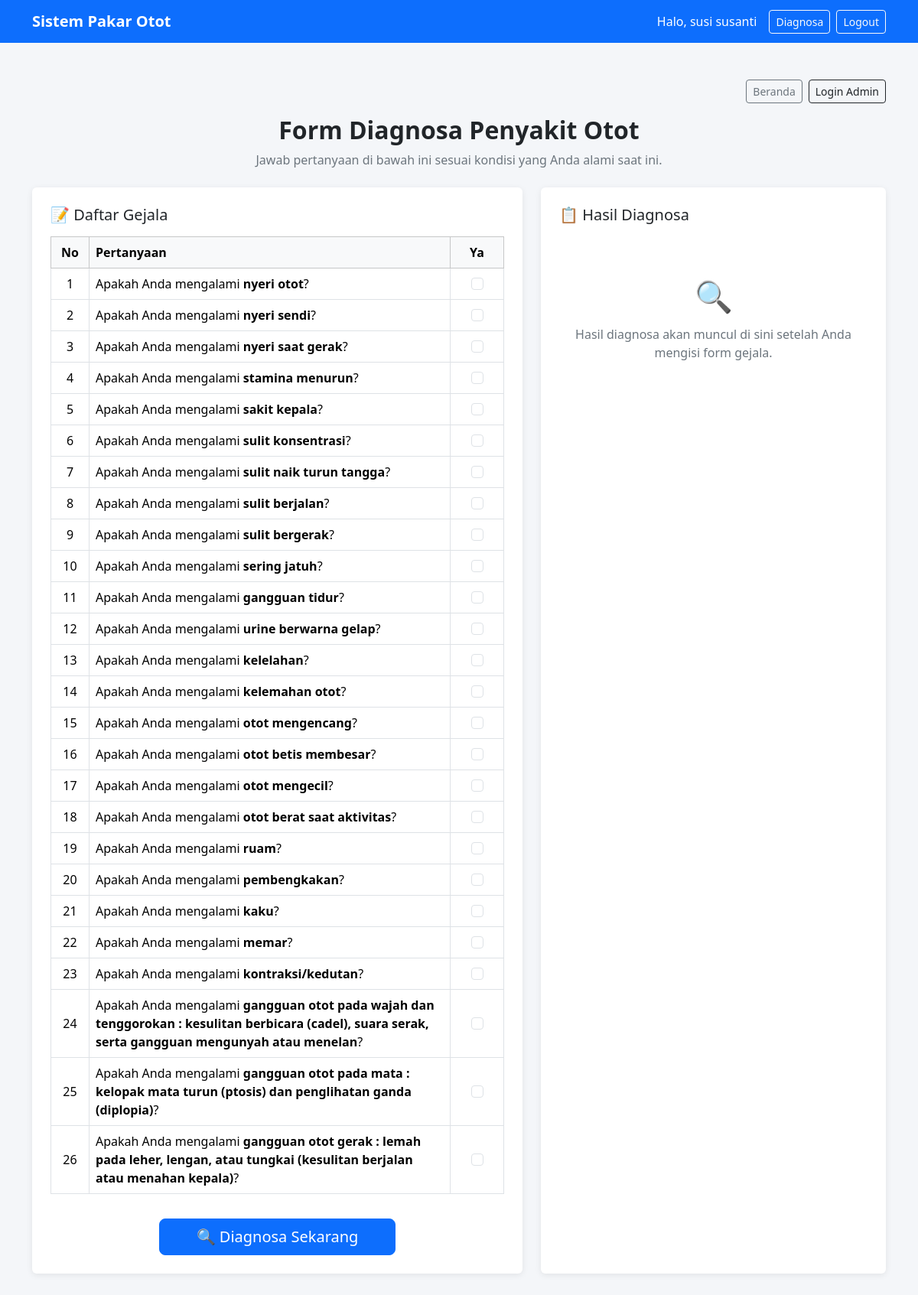
Page /diagnosa/ (signed in) on the committed database.
### diagnosa/models.py (models this page shows, shortened)
class Pasien(models.Model):
    JENIS_KELAMIN_CHOICES = [
        ('L', 'Laki-laki'),
        ('P', 'Perempuan'),
    ]
    user = models.OneToOneField(User, on_delete=models.CASCADE)
    nama = models.CharField(max_length=255)
    jenis_kelamin = models.CharField(
        max_length=1, choices=JENIS_KELAMIN_CHOICES, blank=True
    )
    no_kartu = models.CharField(max_length=50, unique=True)
    tanggal_lahir = models.DateField(null=True, blank=True)
    alamat = models.TextField(blank=True)

class Gejala(models.Model):
    kode = models.CharField(max_length=10, unique=True)  # G01, G02, dst
    nama = models.CharField(max_length=255)

### diagnosa/views.py (the view)
# urls.py: path('diagnosa/', views.diagnosa_view, name='diagnosa'),
@login_required(login_url='/login/')
def diagnosa_view(request):
    hasil = None
    riwayat = None
    pasien = Pasien.objects.get(user=request.user)
    umur = None
    if pasien.tanggal_lahir:
        today = date.today()
        umur = today.year - pasien.tanggal_lahir.year - (
            (today.month, today.day) < (pasien.tanggal_lahir.month, pasien.tanggal_lahir.day)
        )
    if request.method == 'POST':
        form = DiagnosaForm(request.POST)
        if form.is_valid():
            gejala_dipilih = form.cleaned_data['gejala']
            gejala_ids = [g.id for g in gejala_dipilih]
            rules = Rule.objects.all()
            hasil = forward_chaining(gejala_ids, rules)
            if hasil:
                penyakit_teratas = hasil[0]['penyakit']
                riwayat = RiwayatDiagnosa.objects.create(
                    pasien=pasien,
                    hasil_penyakit=penyakit_teratas
                )
                riwayat.gejala_dipilih.set(gejala_dipilih)
    else:
        form = DiagnosaForm()
    return render(request, 'diagnosa/diagnosa.html', {
        'form': form,
        'hasil': hasil,
        'pasien': pasien,
        'riwayat': riwayat,
        'umur': umur,
        })

### diagnosa/forms.py
class DiagnosaForm(forms.Form):
    gejala = GejalaMultipleChoiceField(
        queryset=Gejala.objects.all(),
        widget=forms.CheckboxSelectMultiple(attrs={'class': 'form-check-input'}),
        label="Pilih gejala yang dialami"
    )

### diagnosa/forms.py (called while the page is built)
    def label_from_instance(self, obj):
        return obj.nama

### diagnosa/templates/diagnosa/diagnosa.html (shortened to what this page needs)
{% extends 'base.html' %}
{% block content %}
<div class="d-flex justify-content-end gap-2 mb-3 no-print">
    <a href="{% url 'home' %}" class="btn btn-outline-secondary btn-sm"> Beranda</a>
    <a href="/admin/" class="btn btn-outline-dark btn-sm"> Login Admin</a>
</div>
<div class="text-center mb-4 no-print">
    <h2 class="fw-bold"> Form Diagnosa Penyakit Otot</h2>
    <p class="text-secondary">Jawab pertanyaan di bawah ini sesuai kondisi yang Anda alami saat ini.</p>
</div>
<div class="row">
    <div class="col-lg-7 mb-4 no-print">
        <div class="card p-4 h-100">
            <h5 class="mb-3">📝 Daftar Gejala</h5>
            <form method="post">
                <div class="table-responsive">
                    <table class="table table-bordered align-middle">
                        <thead class="table-light">
                            <tr>
                                <th style="width: 50px;" class="text-center">No</th>
                                <th>Pertanyaan</th>
                                <th style="width: 70px;" class="text-center">Ya</th>
                            </tr>
                        </thead>
                        <tbody>
                            {% for checkbox in form.gejala %}
                            <tr>
                                <td class="text-center">{{ forloop.counter }}</td>
                                <td>Apakah Anda mengalami <strong>{{ checkbox.choice_label|lower }}</strong>?</td>
                                <td class="text-center">{{ checkbox.tag }}</td>
                            </tr>
                            {% endfor %}
                        </tbody>
                    </table>
                </div>
                <div class="text-center mt-3">
                    <button type="submit" class="btn btn-primary btn-lg px-5">🔍 Diagnosa Sekarang</button>
                </div>
            </form>
        </div>
    </div>
    <div class="col-lg-5 mb-4">
        <div class="card p-4 h-100">
            <h5 class="mb-3">📋 Hasil Diagnosa</h5>
            {% if hasil %}
                <table class="table table-borderless mb-3">
                    <tr>
                        <td class="text-secondary" style="width: 130px;">Nama</td>
                        <td>: <strong>{{ pasien.nama }}</strong></td>
                    </tr>
                    <tr>
                        <td class="text-secondary">Umur</td>
                        <td>: {% if umur %}{{ umur }} tahun{% else %}-{% endif %}</td>
                    </tr>
                    <tr>
                        <td class="text-secondary">Tanggal Diagnosa</td>
                        <td>: {{ riwayat.tanggal|date:"d F Y, H:i" }}</td>
                    </tr>
                </table>
                {% for h in hasil %}
                <div class="alert alert-info border-0 shadow-sm">
                    <h6 class="alert-heading fw-bold">🩺 Hasil: {{ h.penyakit.nama }}</h6>
                    <p class="mb-1 small"><strong>Jumlah gejala cocok:</strong> {{ h.jumlah_gejala_cocok }}</p>
                    <hr>
                    <p class="mb-1 small"><strong>Deskripsi:</strong> {{ h.penyakit.deskripsi|default:"-" }}</p>
                    <hr>
                    <p class="mb-0 small"><strong>Saran:</strong> {{ h.penyakit.solusi }}</p>
                </div>
                {% endfor %}
                <div class="d-flex gap-2 mt-3 no-print">
                    <button onclick="window.print()" class="btn btn-primary flex-fill">🖨️ Cetak</button>
                    <a href="{% url 'home' %}" class="btn btn-outline-secondary flex-fill">🏠 Home</a>
                </div>
            {% elif request.method == 'POST' %}
                <div class="alert alert-warning">Tidak ditemukan penyakit yang cocok dengan gejala yang dipilih.</div>
                <div class="d-flex gap-2 mt-3 no-print">
                    <a href="{% url 'home' %}" class="btn btn-outline-secondary flex-fill">Home</a>
                </div>
            {% else %}
                <div class="text-center text-secondary py-5">
                    <div class="fs-1 mb-2">🔍</div>
                    <p class="mb-0">Hasil diagnosa akan muncul di sini setelah Anda mengisi form gejala.</p>
                </div>
            {% endif %}
        </div>
    </div>
</div>
{% endblock %}

### templates/base.html (shortened to what this page needs)
<!DOCTYPE html>
<html lang="id">
<head>
    <link href="https://cdn.jsdelivr.net/npm/bootstrap@5.3.3/dist/css/bootstrap.min.css" rel="stylesheet">
</head>
<body>
    <nav class="navbar navbar-expand-lg navbar-dark bg-primary">
    <div class="container">
        <a class="navbar-brand" href="{% url 'home' %}">Sistem Pakar Otot</a>
        <div class="d-flex align-items-center">
            {% if request.user.is_authenticated %}
                <span class="text-white me-3">Halo, {{ request.user.pasien.nama }}</span>
                <a href="{% url 'diagnosa' %}" class="btn btn-outline-light btn-sm me-2 no-print">Diagnosa</a>
                <a href="{% url 'logout' %}" class="btn btn-outline-light btn-sm no-print">Logout</a>
            {% else %}
                <a href="{% url 'login' %}" class="btn btn-outline-light btn-sm me-2 no-print">Masuk</a>
                <a href="{% url 'register' %}" class="btn btn-light btn-sm no-print">Daftar akun</a>
            {% endif %}
        </div>
    </div>
</nav>
    <div class="container py-5">
        {% block content %}
        {% endblock %}
    </div>
</body>
</html>

### templates/base.html (style rules this page uses)
body { background-color: #f4f6f9; }
.navbar-brand { font-weight: 600; }
.card { border: none; box-shadow: 0 2px 8px rgba(0,0,0,0.08); }

### rows in the picture
Gejala: choice_label "nyeri otot"
Gejala: choice_label "nyeri sendi"
Gejala: choice_label "nyeri saat gerak"
Gejala: choice_label "stamina menurun"
Gejala: choice_label "sakit kepala"
Gejala: choice_label "sulit konsentrasi"
Gejala: choice_label "sulit naik turun tangga"
Gejala: choice_label "sulit berjalan"
Gejala: choice_label "sulit bergerak"
Gejala: choice_label "sering jatuh"
Gejala: choice_label "gangguan tidur"
Gejala: choice_label "urine berwarna gelap"
Gejala: choice_label "kelelahan"
Gejala: choice_label "kelemahan otot"
Gejala: choice_label "otot mengencang"
Gejala: choice_label "otot betis membesar"
Gejala: choice_label "otot mengecil"
Gejala: choice_label "otot berat saat aktivitas"
Gejala: choice_label "ruam"
Gejala: choice_label "pembengkakan"
Gejala: choice_label "kaku"
Gejala: choice_label "memar"
Gejala: choice_label "kontraksi/kedutan"
Gejala: choice_label "gangguan otot pada wajah dan tenggorokan : kesulitan berbicara (cadel), suara serak, serta gangguan mengunyah atau menelan"
Gejala: choice_label "gangguan otot pada mata : kelopak mata turun (ptosis) dan penglihatan ganda (diplopia)"
Gejala: choice_label "gangguan otot gerak : lemah pada leher, lengan, atau tungkai (kesulitan berjalan atau menahan kepala)"

### other values in the picture
{{ request.user.pasien.nama }} "susi susanti"
